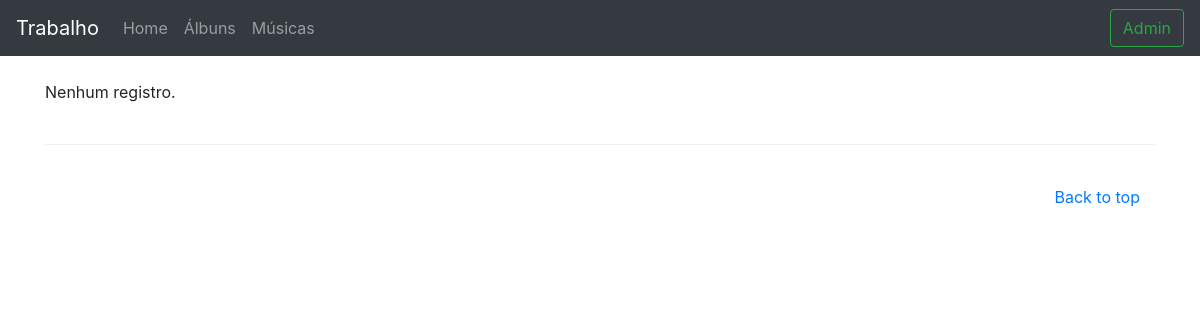
Page /musicas/ on the earlier database version.
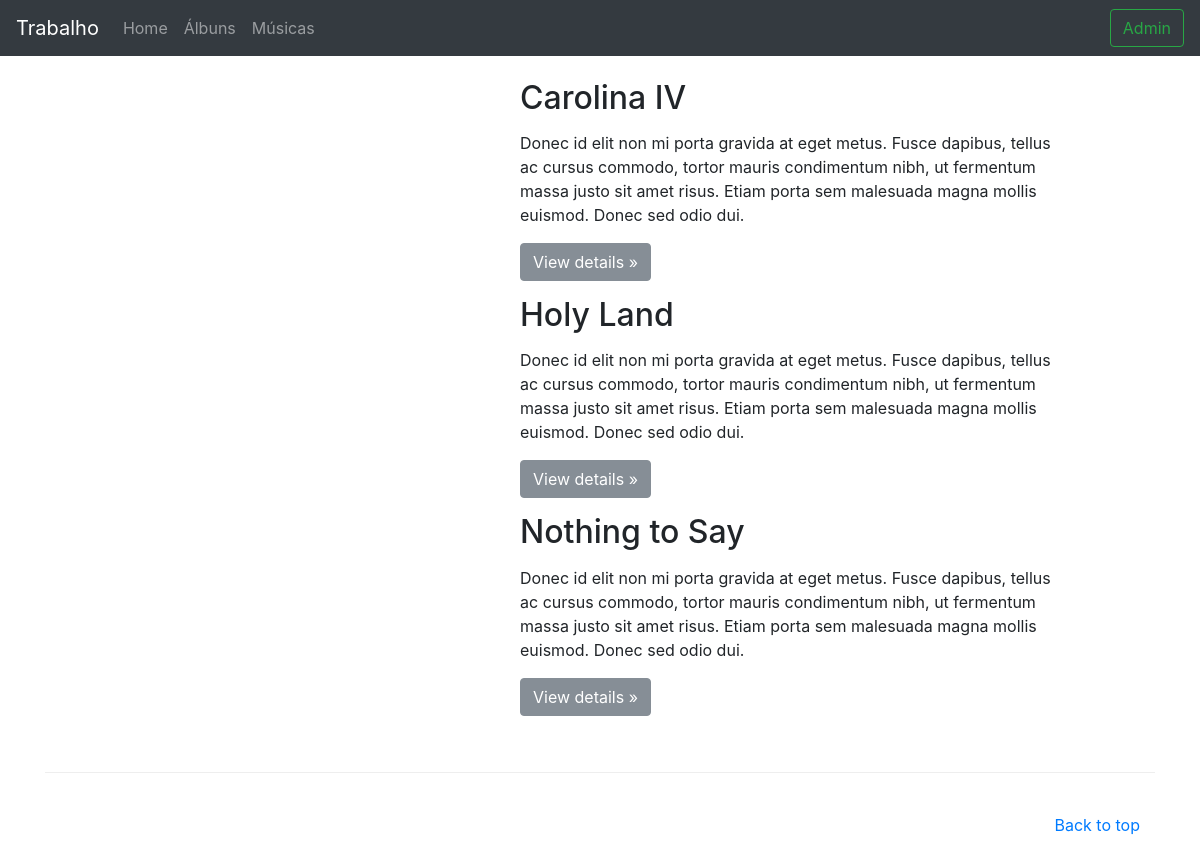
Same page on the later database version.
### albuns/models.py (models this page shows, shortened)
class Musica(models.Model):
    album = models.ForeignKey('Albuns', models.SET_NULL, blank=True, null=True)
    nome = models.CharField(max_length=255)
    duracao = models.TimeField()

### albuns/views.py (the view)
# urls.py: url(r'^musicas/$', views.list_musicas, name='list_musicas'),
def list_musicas(request):
    musicas = Musica.objects.all()
    context = {
        'musicas': musicas,
    }
    return render(request, 'albuns/list_musicas.html', context)

### albuns/templates/albuns/list_musicas.html (shortened to what this page needs)
{% extends 'albuns/page_index.html' %} {% block content %}
{% if musicas %}
  {% for musica in musicas %}
  <div class="row featurette">
      <div class="col-6 col-lg-6 order-md-2">
          <h2>{{ musica.nome }}</h2>
          <p>Donec id elit non mi porta gravida at eget metus. Fusce dapibus, tellus ac cursus commodo, tortor mauris condimentum
              nibh, ut fermentum massa justo sit amet risus. Etiam porta sem malesuada magna mollis euismod. Donec sed
              odio dui. </p>
          <p><a class="btn btn-secondary" href="#" role="button">View details &raquo;</a></p>
      </div>
      <div class="col-md-5 order-md-1">
      </div>
  </div>
  {% endfor %}
{% else %}
  Nenhum registro.
{% endif %}
</div>
{% endblock %}

Differences in the rows shown:
added Musica: nome "Carolina IV"
added Musica: nome "Holy Land"
added Musica: nome "Nothing to Say"
Other differences:
text no longer shown: "Nenhum registro."
